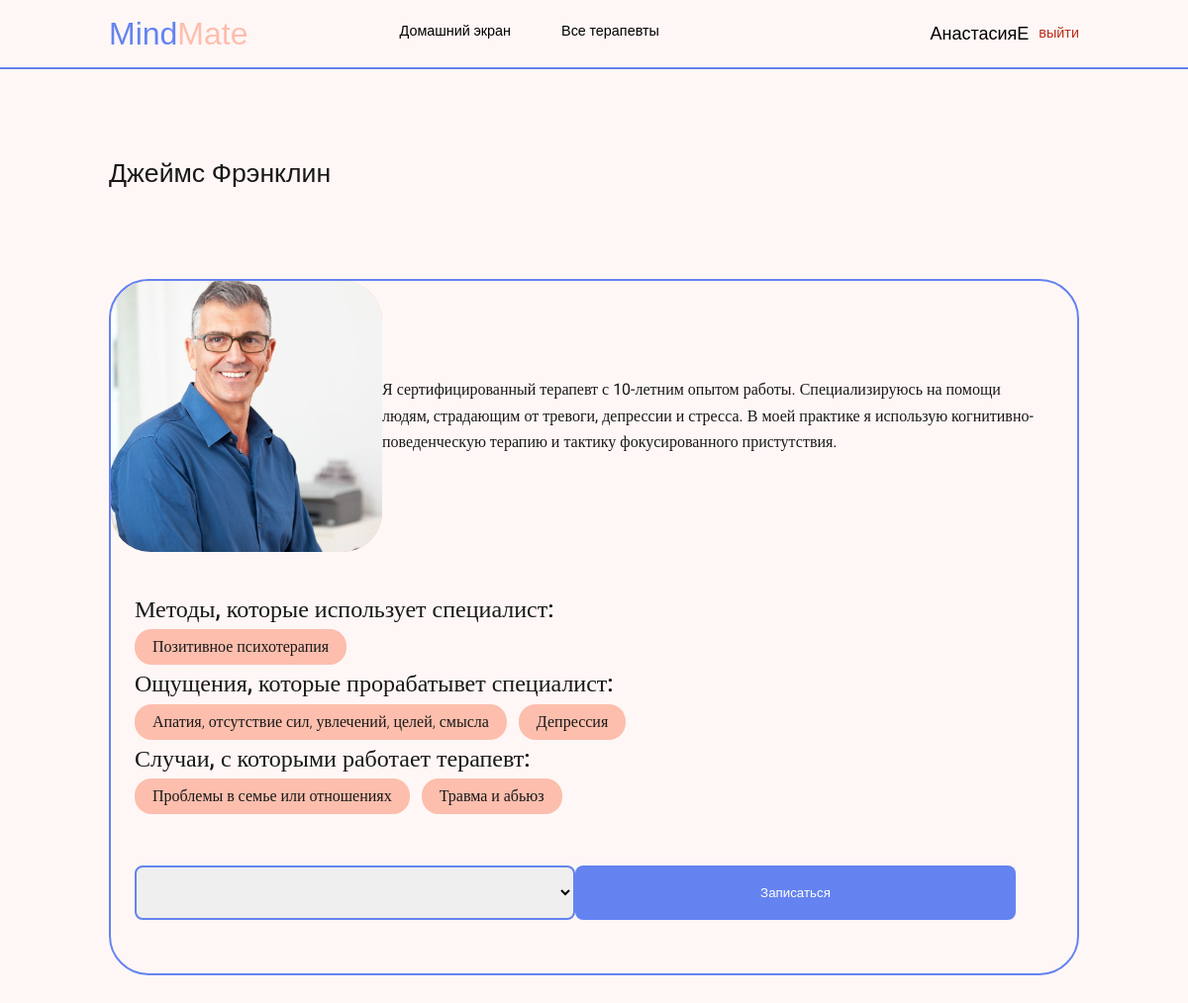
The app's page /therapists/1/ (signed in) with its own data.
### users/models.py (models this page shows, shortened)
class User(AbstractUser):
    photo = models.ImageField(upload_to='users_images', null=True, blank=True)
    user_type = models.CharField(max_length=10, null=True)
    description = models.TextField(null=True, blank=True)

### records/models.py (models this page shows, shortened)
class Therapist(models.Model):
    user = models.OneToOneField(User, on_delete=models.CASCADE, related_name='therapist', null=True)
    first_name = models.CharField(max_length=128, null=True, blank=True)
    last_name = models.CharField(max_length=128, null=True, blank=True)
    email = models.CharField(max_length=128)
    methods = models.ManyToManyField(Methods)
    feelings = models.ManyToManyField(Feelings)
    events = models.ManyToManyField(Events)
    photo = models.ImageField(upload_to='user_images', blank=True, null=True)
    description = models.TextField(null=True, blank=True)
    history = HistoricalRecords()
    def get_records(self):
        return self.records_set.filter(date__gte=datetime.now()).order_by('date', 'time')

class Methods(models.Model):
    name = models.CharField(max_length=128)
    description = models.TextField(null=True, blank=True)
    def __str__(self):
        return self.name

class Feelings(models.Model):
    name = models.CharField(max_length=128)
    description = models.TextField(null=True, blank=True)
    def __str__(self):
        return self.name

class Events(models.Model):
    name = models.CharField(max_length=128)
    description = models.TextField(null=True, blank=True)
    average_rating = models.DecimalField(max_digits=3, decimal_places=2, default=0.0)
    ratings_count = models.IntegerField(default=0)
    def __str__(self):
        return self.name

### records/views.py (the view)
# urls.py: path('therapists/<int:therapist_id>/', therapist_profile, name='therapist_profile'),
@login_required(login_url='users/login/')
def therapist_profile(request, therapist_id):
    therapist = get_object_or_404(Therapist, pk=therapist_id)
    records = therapist.get_records()
    context = {
        'records': records,
        'therapist': therapist
    }
    return render(request, 'records/therapist_profile.html', context)

### records/templates/records/therapist_profile.html (shortened to what this page needs)
{% extends 'records/base.html' %}
{% load static %}
{% block css %}
    <link rel="stylesheet" href="{% static '/vendor/css/therapists_profile.css' %}"/>
{% endblock %}
{% block content %}
    <div class="profile__inner inner">
        <div class="container">
            <h1 class="profile__heading heading">{{ therapist.first_name }} {{ therapist.last_name }}</h1>
            <div class="profile__box">
                <div class="profile__top">
                    <img style="object-fit: cover" src="{% if therapist.photo.url %}{{ therapist.photo.url }}{% endif %}" alt="" class="profile__img"/>
                    <div class="description">
                        {{ therapist.description }}
                    </div>
                </div>
                <div class="profile_down">
                    <p class="sub_heading">
                        Методы, которые использует специалист:
                    </p>
                    <ul class="profile__ul">
                        {% for method in therapist.methods.all %}
                            <li class="profile__ul-item">
                                <p class="profile__ul-p">{{ method }}</p>
                            </li>
                        {% endfor %}
                    </ul>
                    <p class="sub_heading">
                        Ощущения, которые прорабатывет специалист:
                    </p>
                    <ul class="profile__ul">
                        {% for feeling in therapist.feelings.all %}
                            <li class="profile__ul-item">
                                <p class="profile__ul-p">{{ feeling }}</p>
                            </li>
                        {% endfor %}
                    </ul>
                    <p class="sub_heading">Случаи, с которыми работает терапевт:</p>
                    <ul class="profile__ul">
                        {% for event in therapist.events.all %}
                            <li class="profile__ul-item">
                                <p class="profile__ul-p">{{ event }}</p>
                            </li>
                        {% endfor %}
                    </ul>
                    <form class="profile__form" action="{% url 'record_update' %}" method="post">
                        <select required class="profile_form-select" name="record_id" id="record_id">
                        </select>
                        <button class="profile__form-submit" type="submit">
                            Записаться
                        </button>
                    </form>
                </div>
            </div>
        </div>
    </div>
{% endblock %}

### records/templates/records/base.html (shortened to what this page needs)
{% load static %}
<!DOCTYPE html>
<html lang="en">
<head>
    <link rel="stylesheet" href="{% static '/vendor/css/reset.css' %}"/>
    {% block css %}
    {% endblock %}
</head>
<body>
<div class="wrapper">
    <header class="header">
        <div class="container">
            <div class="header__inner">
                <a href="{% url 'index' %}" class="header__logo"><span class="header__logo-span">Mind</span>Mate</a>
                <nav class="nav">
                    <ul class="nav__ul">
                        <li class="nav__ul-item">
                            <a href="{% url 'index' %}" class="nav__ul-link"
                            >Домашний экран</a
                            >
                        </li>
                        {% if user.user_type == 'CL' %}
                        <li class="nav__ul-item">
                            <a href="{% url 'therapists' %}" class="nav__ul-link"
                            >Все терапевты</a
                            >
                        </li>
                        {% endif %}
                    </ul>
                    <div class="user_menu">
                        <a href="{% url 'users:profile' %}" class="nav__account">{{ user.username }}</a>
                        <a class="nav__logout" href="{% url 'users:logout' %}">выйти</a>
                    </div>
                </nav>
            </div>
        </div>
    </header>
    <main class="main">
        {% block content %}
        {% endblock %}
    </main>
</div>
</body>
</html>

### records on screen
User: username "АнастасияЕ"
Therapist: first_name "Джеймс", last_name "Фрэнклин", photo (picture), description "Я сертифицированный терапевт с 10-летним опытом работы. Специализируюсь на помощи людям, страдающим от тревоги, депрессии и стресса. В моей практике я использую когнитивно-поведенческую терапию и тактику фокусированного пристутствия."
Methods: name "Позитивное психотерапия"
Feelings: name "Апатия, отсутствие сил, увлечений, целей, смысла"
Feelings: name "Депрессия"
Events: name "Проблемы в семье или отношениях"
Events: name "Травма и абьюз"
